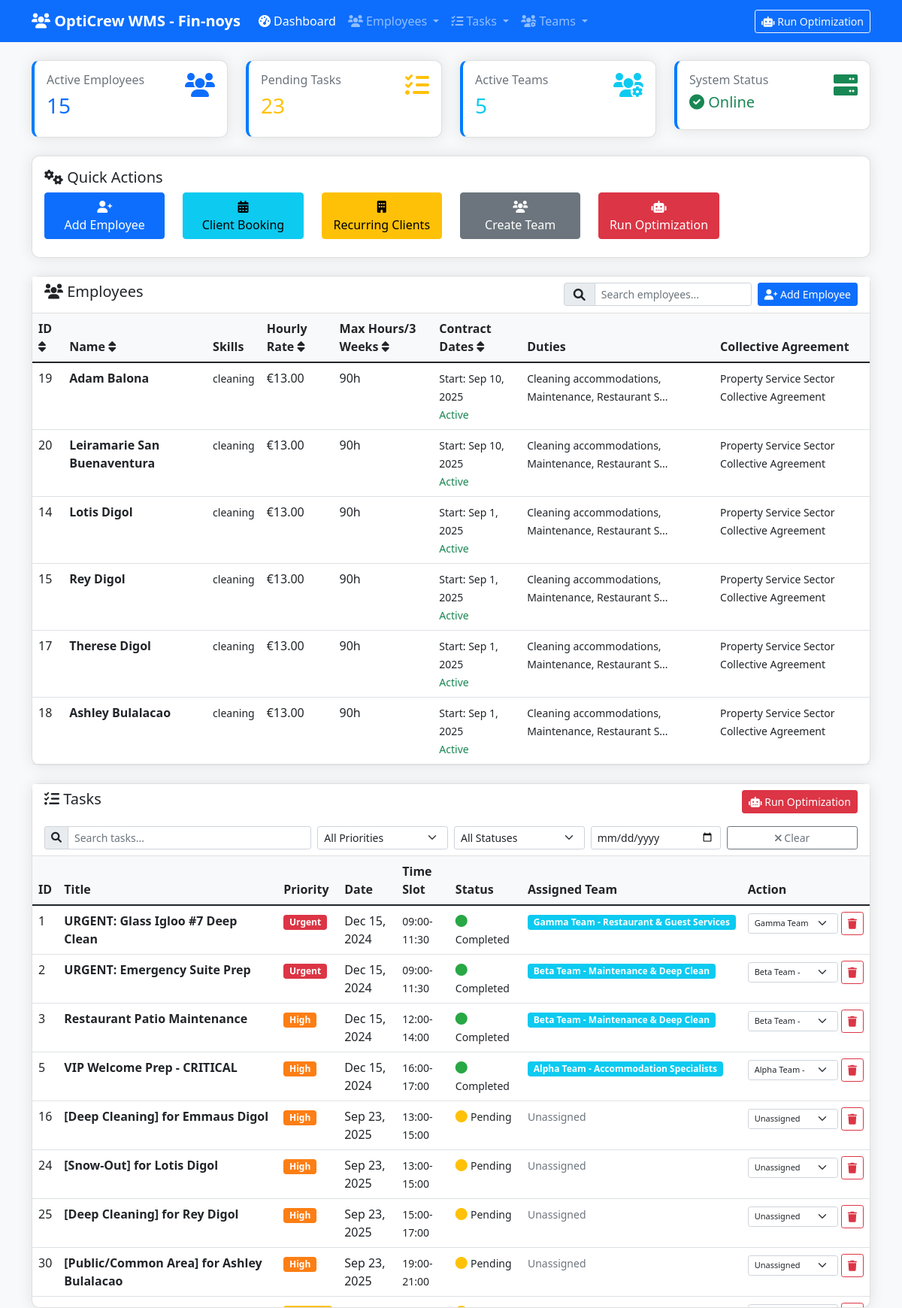
The page / on the database its author committed.
### tables this page shows
CREATE TABLE `employees` (
  `id` int(11) NOT NULL,
  `name` varchar(255) NOT NULL,
  `skills` longtext DEFAULT NULL CHECK (json_valid(`skills`)),
  `hourly_rate` decimal(10,2) DEFAULT NULL,
  `pay_period` varchar(50) DEFAULT NULL,
  `max_hours_per_3weeks` int(11) DEFAULT NULL,
  `trial_period_months` int(11) DEFAULT NULL,
  `collective_agreement` varchar(255) DEFAULT NULL,
  `insurance` text DEFAULT NULL,
  `start_date` date DEFAULT NULL,
  `end_date` date DEFAULT NULL,
  `principal_duties` text DEFAULT NULL,
  `created_at` timestamp NOT NULL DEFAULT current_timestamp()
);

CREATE TABLE `tasks` (
  `id` int(11) NOT NULL,
  `title` varchar(255) NOT NULL,
  `required_skills` longtext DEFAULT NULL CHECK (json_valid(`required_skills`)),
  `estimated_duration` int(11) DEFAULT NULL,
  `priority_level` varchar(50) DEFAULT NULL,
  `scheduled_date` date DEFAULT NULL,
  `time_slot` varchar(50) DEFAULT NULL,
  `location` varchar(255) DEFAULT NULL,
  `team_id` int(11) DEFAULT NULL,
  `status` varchar(50) DEFAULT 'pending',
  `created_at` timestamp NOT NULL DEFAULT current_timestamp()
);

CREATE TABLE `teams` (
  `id` int(11) NOT NULL,
  `team_name` varchar(255) NOT NULL,
  `created_at` timestamp NOT NULL DEFAULT current_timestamp()
);

### index.php (the view, shortened to what the rows shown need)
<?php
$db = getDB();
$employees = $db->query("
    SELECT id, name, skills, hourly_rate, max_hours_per_3weeks,
           start_date, end_date, principal_duties, collective_agreement
    FROM employees
    ORDER BY start_date DESC
")->fetchAll(PDO::FETCH_ASSOC);
$tasks = $db->query("
    SELECT t.*, team.team_name
    FROM tasks t
    LEFT JOIN teams team ON t.team_id = team.id
    ORDER BY
        CASE t.priority_level
            WHEN 'urgent' THEN 1
            WHEN 'high' THEN 2
            WHEN 'medium' THEN 3
            WHEN 'low' THEN 4
        END,
        t.scheduled_date ASC
")->fetchAll(PDO::FETCH_ASSOC);
$teams = $db->query("SELECT * FROM teams ORDER BY team_name")->fetchAll(PDO::FETCH_ASSOC);
?>
<!DOCTYPE html>
<html lang="en">
<head>
    <link href="https://cdn.jsdelivr.net/npm/bootstrap@5.1.3/dist/css/bootstrap.min.css" rel="stylesheet">
    <link href="https://cdnjs.cloudflare.com/ajax/libs/font-awesome/6.0.0/css/all.min.css" rel="stylesheet">
</head>
<body>
    <div class="container mt-4">
        <div class="row">
            <div class="col-12 mb-4" id="employees">
                <div class="card dashboard-card">
                    <div class="card-body p-0">
                        <div class="table-responsive">
                            <table class="table table-hover mb-0">
                                <thead class="bg-light">
                                    <tr>
                                        <th class="sortable" data-sort="id">ID <i class="fas fa-sort"></i></th>
                                        <th class="sortable" data-sort="name">Name <i class="fas fa-sort"></i></th>
                                        <th>Skills</th>
                                        <th class="sortable" data-sort="hourly_rate">Hourly Rate <i class="fas fa-sort"></i></th>
                                        <th class="sortable" data-sort="max_hours">Max Hours/3 Weeks <i class="fas fa-sort"></i></th>
                                        <th class="sortable" data-sort="start_date">Contract Dates <i class="fas fa-sort"></i></th>
                                        <th>Duties</th>
                                        <th>Collective Agreement</th>
                                    </tr>
                                </thead>
                                <tbody>
                                    <?php foreach ($employees as $emp): ?>
                                    <tr>
                                        <td><?php echo $emp['id']; ?></td>
                                        <td><strong><?php echo htmlspecialchars($emp['name']); ?></strong></td>
                                        <td>
                                            <small>
                                            <?php
                                            $skills = json_decode($emp['skills'], true);
                                            echo is_array($skills) ? implode(', ', array_slice($skills, 0, 3)) : 'None';
                                            ?>
                                            </small>
                                        </td>
                                        <td>€<?php echo number_format($emp['hourly_rate'], 2); ?></td>
                                        <td><?php echo $emp['max_hours_per_3weeks']; ?>h</td>
                                        <td>
                                            <small>
                                                Start: <?php echo date('M j, Y', strtotime($emp['start_date'])); ?><br>
                                                <?php if ($emp['end_date']): ?>
                                                End: <?php echo date('M j, Y', strtotime($emp['end_date'])); ?>
                                                <?php else: ?>
                                                <span class="text-success">Active</span>
                                                <?php endif; ?>
                                            </small>
                                        </td>
                                        <td><small><?php echo htmlspecialchars(substr($emp['principal_duties'], 0, 50)); ?>...</small></td>
                                        <td><small><?php echo htmlspecialchars($emp['collective_agreement']); ?></small></td>
                                    </tr>
                                    <?php endforeach; ?>
                                </tbody>
                            </table>
                        </div>
                    </div>
                </div>
            </div>
            <div class="col-12" id="tasks">
                <div class="card dashboard-card">
                    <div class="card-body p-0">
                        <div class="table-responsive">
                            <table class="table table-hover mb-0">
                                <thead class="bg-light">
                                    <tr>
                                        <th>ID</th>
                                        <th>Title</th>
                                        <th>Priority</th>
                                        <th>Date</th>
                                        <th>Time Slot</th>
                                        <th>Status</th>
                                        <th>Assigned Team</th>
                                        <th>Action</th>
                                    </tr>
                                </thead>
                                <tbody>
                                    <?php foreach ($tasks as $task): ?>
                                    <tr data-date="<?php echo $task['scheduled_date'] ?? ''; ?>">
                                        <td><?php echo $task['id']; ?></td>
                                        <td><strong><?php echo htmlspecialchars($task['title']); ?></strong></td>
                                        <td>
                                            <span class="badge priority-<?php echo $task['priority_level']; ?>">
                                                <?php echo ucfirst($task['priority_level']); ?>
                                            </span>
                                        </td>
                                        <td><?php echo $task['scheduled_date'] ? date('M j, Y', strtotime($task['scheduled_date'])) : '<small class="text-muted">Not scheduled</small>'; ?></td>
                                        <td><small><?php echo $task['time_slot'] ? $task['time_slot'] : 'TBD'; ?></small></td>
                                        <td>
                                            <i class="fas fa-circle status-<?php echo $task['status']; ?>"></i>
                                            <small><?php echo ucfirst(str_replace('_', ' ', $task['status'])); ?></small>
                                        </td>
                                        <td>
                                            <?php if ($task['team_name']): ?>
                                                <span class="badge bg-info"><?php echo htmlspecialchars($task['team_name']); ?></span>
                                            <?php else: ?>
                                                <small class="text-muted">Unassigned</small>
                                            <?php endif; ?>
                                        </td>
                                        <td>
                                            <div class="d-flex gap-1 align-items-center">
                                                <form method="POST" class="d-inline">
                                                    <select name="team_id" class="form-select form-select-sm" style="width: 120px; font-size: 11px;" onchange="this.form.submit()">
                                                        <option value="">Unassigned</option>
                                                        <?php foreach ($teams as $team): ?>
                                                        <option value="<?php echo $team['id']; ?>" <?php echo ($task['team_id'] == $team['id']) ? 'selected' : ''; ?>>
                                                            <?php echo htmlspecialchars(substr($team['team_name'], 0, 12)); ?>
                                                        </option>
                                                        <?php endforeach; ?>
                                                    </select>
                                                </form>
                                                <form method="POST" class="d-inline" onsubmit="return confirmDelete('<?php echo htmlspecialchars($task['title']); ?>')">
                                                    <button type="submit" class="btn btn-outline-danger btn-sm" title="Delete Task">
                                                        <i class="fas fa-trash"></i>
                                                    </button>
                                                </form>
                                            </div>
                                        </td>
                                    </tr>
                                    <?php endforeach; ?>
                                </tbody>
                            </table>
                        </div>
                    </div>
                </div>
            </div>
        </div>
    </div>
</body>
</html>

### rows shown on the page
employees: id "19", name "Adam Balona", skills "cleaning", hourly_rate "13.00", max_hours_per_3weeks "90", start_date "Sep 10, 2025", shows "Active", principal_duties "Cleaning accommodations, Maintenance, Restaurant S", collective_agreement "Property Service Sector Collective Agreement"
employees: id "20", name "Leiramarie San Buenaventura", skills "cleaning", hourly_rate "13.00", max_hours_per_3weeks "90", start_date "Sep 10, 2025", shows "Active", principal_duties "Cleaning accommodations, Maintenance, Restaurant S", collective_agreement "Property Service Sector Collective Agreement"
employees: id "14", name "Lotis Digol", skills "cleaning", hourly_rate "13.00", max_hours_per_3weeks "90", start_date "Sep 1, 2025", shows "Active", principal_duties "Cleaning accommodations, Maintenance, Restaurant S", collective_agreement "Property Service Sector Collective Agreement"
employees: id "15", name "Rey Digol", skills "cleaning", hourly_rate "13.00", max_hours_per_3weeks "90", start_date "Sep 1, 2025", shows "Active", principal_duties "Cleaning accommodations, Maintenance, Restaurant S", collective_agreement "Property Service Sector Collective Agreement"
employees: id "17", name "Therese Digol", skills "cleaning", hourly_rate "13.00", max_hours_per_3weeks "90", start_date "Sep 1, 2025", shows "Active", principal_duties "Cleaning accommodations, Maintenance, Restaurant S", collective_agreement "Property Service Sector Collective Agreement"
employees: id "18", name "Ashley Bulalacao", skills "cleaning", hourly_rate "13.00", max_hours_per_3weeks "90", start_date "Sep 1, 2025", shows "Active", principal_duties "Cleaning accommodations, Maintenance, Restaurant S", collective_agreement "Property Service Sector Collective Agreement"
tasks: id "1", title "URGENT: Glass Igloo #7 Deep Clean", priority_level "Urgent", scheduled_date "Dec 15, 2024", time_slot "09:00-11:30", status "Completed", team.team_name "Gamma Team - Restaurant & Guest Services", team_id "Gamma Team -"
tasks: id "2", title "URGENT: Emergency Suite Prep", priority_level "Urgent", scheduled_date "Dec 15, 2024", time_slot "09:00-11:30", status "Completed", team.team_name "Beta Team - Maintenance & Deep Clean", team_id "Beta Team -"
tasks: id "3", title "Restaurant Patio Maintenance", priority_level "High", scheduled_date "Dec 15, 2024", time_slot "12:00-14:00", status "Completed", team.team_name "Beta Team - Maintenance & Deep Clean", team_id "Beta Team -"
tasks: id "5", title "VIP Welcome Prep - CRITICAL", priority_level "High", scheduled_date "Dec 15, 2024", time_slot "16:00-17:00", status "Completed", team.team_name "Alpha Team - Accommodation Specialists", team_id "Alpha Team -"
tasks: id "16", title "[Deep Cleaning] for Emmaus Digol", priority_level "High", scheduled_date "Sep 23, 2025", time_slot "13:00-15:00", status "Pending", shows "Unassigned"
tasks: id "24", title "[Snow-Out] for Lotis Digol", priority_level "High", scheduled_date "Sep 23, 2025", time_slot "13:00-15:00", status "Pending", shows "Unassigned"
tasks: id "25", title "[Deep Cleaning] for Rey Digol", priority_level "High", scheduled_date "Sep 23, 2025", time_slot "15:00-17:00", status "Pending", shows "Unassigned"
tasks: id "30", title "[Public/Common Area] for Ashley Bulalacao", priority_level "High", scheduled_date "Sep 23, 2025", time_slot "19:00-21:00", status "Pending", shows "Unassigned"

### other values the page prints
$active_employees "15"
$active_tasks "23"
$total_teams "5"
